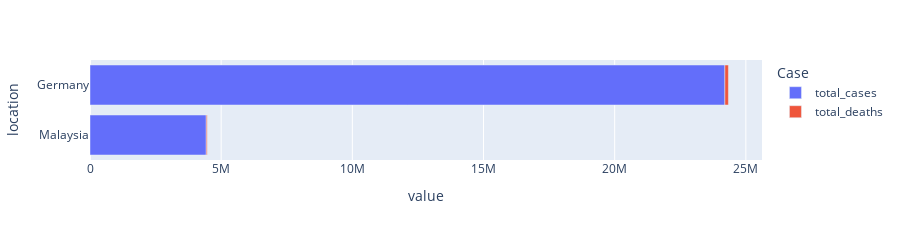

The notebook cell saved with this chart:
### Code cell
bar = px.bar(haha, x='value', y='location', color='Case',  orientation='h', height=200)
bar.update_layout(yaxis={'categoryorder':'total ascending'}) # add only this line
bar.show()

### Figure 1 — Plotly figure (JSON) as saved in the notebook; plotly's stock layout.template omitted (floating-point values rounded to 4 significant figures)
{"data": [{"alignmentgroup": "True", "hovertemplate": "Case=total_cases<br>value=%{x}<br>location=%{y}<extra></extra>", "legendgroup": "total_cases", "marker": {"color": "#636efa", "pattern": {"shape": ""}}, "name": "total_cases", "offsetgroup": "total_cases", "orientation": "h", "showlegend": true, "textposition": "auto", "type": "bar", "x": [24200596, 4431073], "xaxis": "x", "y": ["Germany", "Malaysia"], "yaxis": "y"}, {"alignmentgroup": "True", "hovertemplate": "Case=total_deaths<br>value=%{x}<br>location=%{y}<extra></extra>", "legendgroup": "total_deaths", "marker": {"color": "#EF553B", "pattern": {"shape": ""}}, "name": "total_deaths", "offsetgroup": "total_deaths", "orientation": "h", "showlegend": true, "textposition": "auto", "type": "bar", "x": [134185, 35499], "xaxis": "x", "y": ["Germany", "Malaysia"], "yaxis": "y"}], "layout": {"barmode": "relative", "height": 200, "legend": {"title": {"text": "Case"}, "tracegroupgap": 0}, "margin": {"t": 60}, "xaxis": {"anchor": "y", "domain": [0, 1], "title": {"text": "value"}}, "yaxis": {"anchor": "x", "categoryorder": "total ascending", "domain": [0, 1], "title": {"text": "location"}}}}
